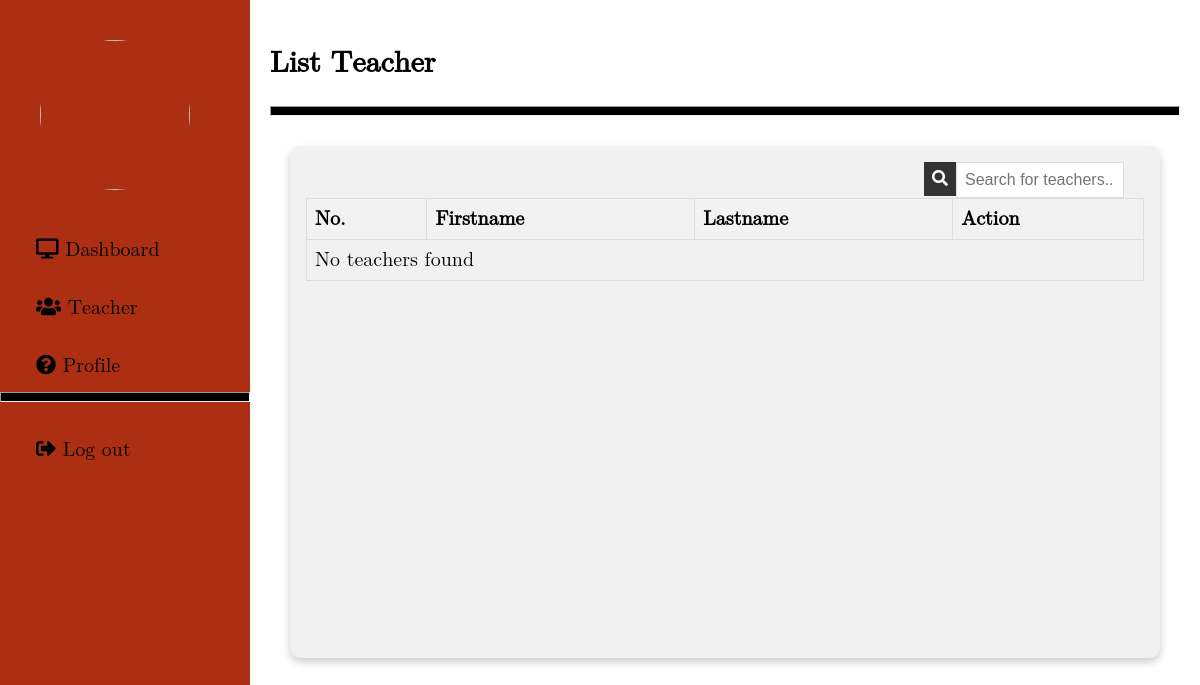
Page /student/teacher.php on the earlier database version.
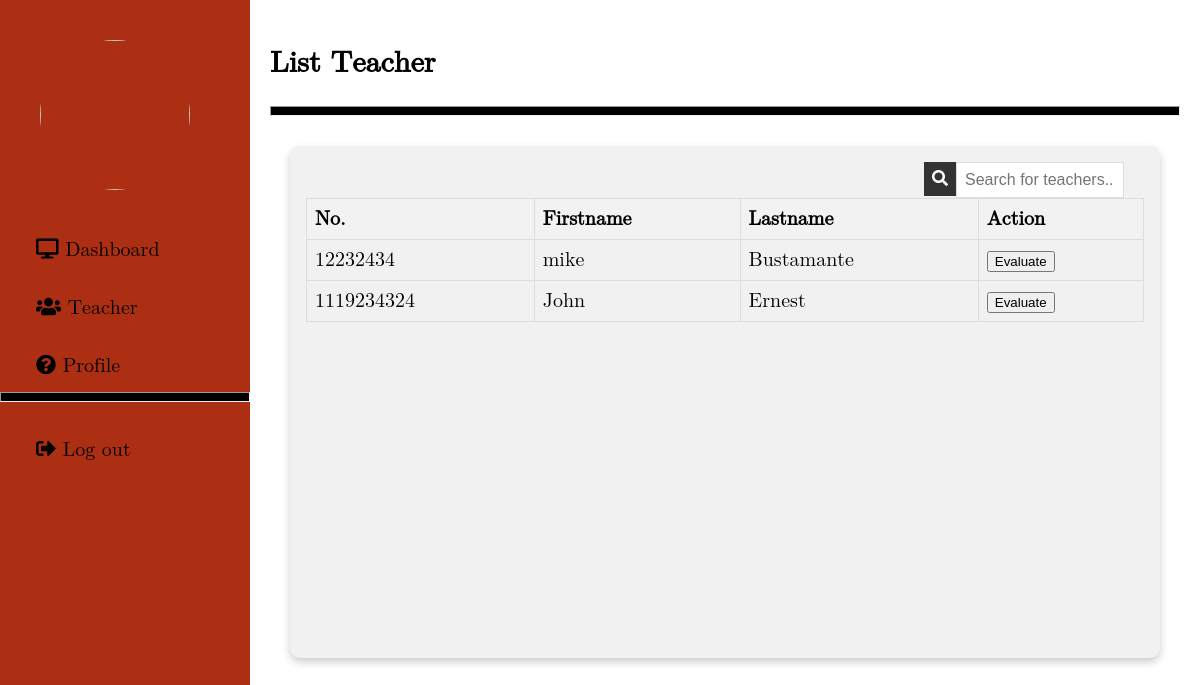
Same page on the later database version.
### tables this page shows
CREATE TABLE `teachers` (
  `T_id` int(255) NOT NULL,
  `firstname` varchar(255) NOT NULL,
  `lastname` varchar(255) NOT NULL
);

### student/teacher.php (the view, shortened to what this page needs)
<!DOCTYPE html>
<html lang="en">
<head>
    <link rel="stylesheet" href="../Css/admin.css" />
    <link rel="stylesheet" href="https://cdnjs.cloudflare.com/ajax/libs/font-awesome/5.12.1/css/all.min.css" />
    <link rel="stylesheet" href="https://unicons.iconscout.com/release/v4.0.0/css/line.css" />
    <link rel="stylesheet" href="https://cdnjs.cloudflare.com/ajax/libs/font-awesome/4.7.0/css/font-awesome.min.css" />
</head>
<body>
    <?php include 'student_sidebar.php'; ?>
    <div class="main content">
        <h2>List Teacher</h2>
        <hr />
        <div class="row3">
            <div class="column3">
                <div class="card3">
                    <div class="search-container">
                        <input type="text" id="searchInput" onkeyup="searchTable()" placeholder="Search for teachers.." />
                        <button onclick="searchTable()">
                            <i class="fas fa-search"></i>
                        </button>
                    </div>
                    <table>
                        <tr>
                            <th>No.</th>
                            <th>Firstname</th>
                            <th>Lastname</th>
                            <th>Action</th>
                        </tr>
                        <tbody>
                            <?php
                                function get_teacher() {
                                    $servername = "localhost";
                                    $username = "root";
                                    $password = "";
                                    $dbname = "faculty_db";
                                    $conn = new mysqli($servername, $username, $password, $dbname);
                                    $sql = "SELECT T_id, firstname, lastname FROM teachers";
                                    $result = $conn->query($sql);
                                    $teachers = [];
                                    if ($result->num_rows > 0) {
                                        while($row = $result->fetch_assoc()) {
                                            $teachers[] = $row;
                                        }
                                    }
                                    return $teachers;
                                }
                                $teachers = get_teacher();
                                $search_name = isset($_POST['searchName']) ? $_POST['searchName'] : '';
                                $filtered_teachers = array_filter($teachers, function($teacher) use ($search_name) {
                                    return empty($search_name) || stripos($teacher['firstname'], $search_name) !== false || stripos($teacher['lastname'], $search_name) !== false;
                                });
                                if (!empty($filtered_teachers)) {
                                    foreach ($filtered_teachers as $teacher) {
                                        echo "<tr>";
                                        echo "<td>" . htmlspecialchars($teacher['T_id']) . "</td>";
                                        echo "<td>" . htmlspecialchars($teacher['firstname']) . "</td>";
                                        echo "<td>" . htmlspecialchars($teacher['lastname']) . "</td>";
                                        echo "<td>
                                            <form style='display:inline;' method='POST' action='Evaluate.php'>
                                                <input type='hidden' name='teacher_id' value='" . htmlspecialchars($teacher['T_id']) . "'>
                                                <button type='submit' class='viewrec'>Evaluate</button>
                                            </form>
                                        </td>";
                                        echo "</tr>";
                                    }
                                } else {
                                    echo "<tr><td colspan='4'>No teachers found</td></tr>";
                                }
                            ?>
                        </tbody>
                    </table>
                </div>
            </div>
        </div>
    </div>
</body>
</html>

Differences in the rows shown:
added teachers: T_id "12232434", firstname "mike", lastname "Bustamante"
added teachers: T_id "1119234324", firstname "John", lastname "Ernest"
Other differences:
text no longer shown: "No teachers found"
